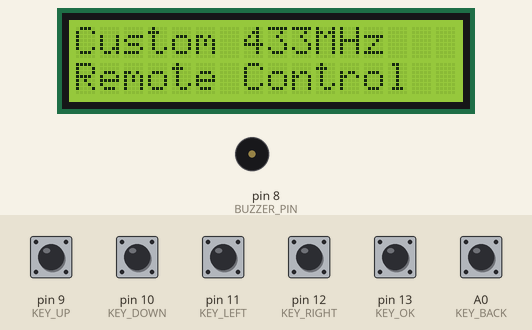
Bench run of a sketch on a simulated Arduino Uno, built with avr-gcc and run on an emulated ATmega328P. Shown: 16×2 character LCD, buzzer (waves = sounding). Inputs (shaded band) come from the test bench; at power-on: A0 (KEY_BACK), pin 9 (KEY_UP), pin 10 (KEY_DOWN), pin 11 (KEY_LEFT), pin 12 (KEY_RIGHT), pin 13 (KEY_OK) HIGH. What the sketch prints to the serial monitor is not drawn.

Above: at 0.1 s.
3.8 s: pin 13 (KEY_OK) pulled LOW for 0.2 s
At 5.1 s:
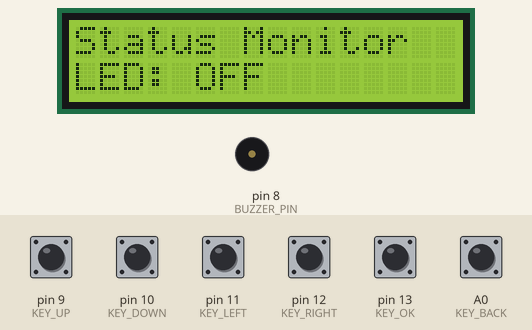
7.0 s: A0 (KEY_BACK) pulled LOW for 1 s
At 8.0 s:
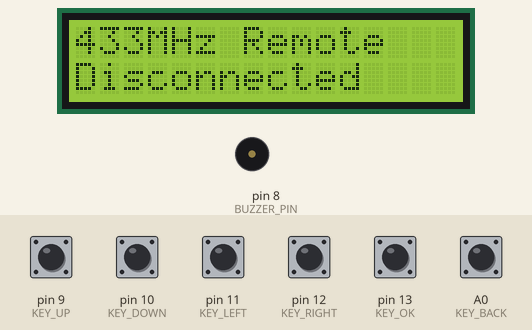
11.0 s: pin 13 (KEY_OK) pulled LOW for 1 s
At 11.22 s:
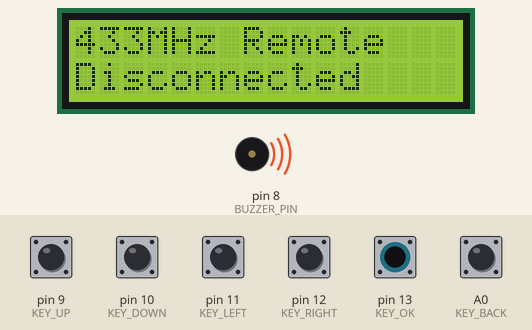
15.0 s: pin 10 (KEY_DOWN) pulled LOW for 0.2 s
At 16.0 s:
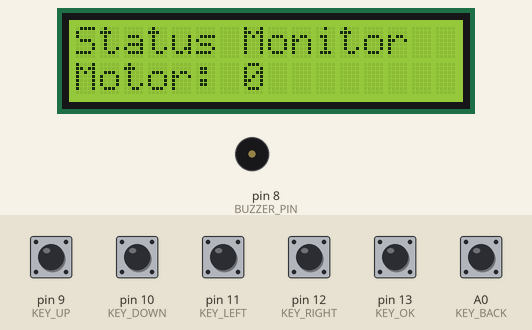
16.9 s: pin 10 (KEY_DOWN) pulled LOW for 1 s
At 19.1 s:
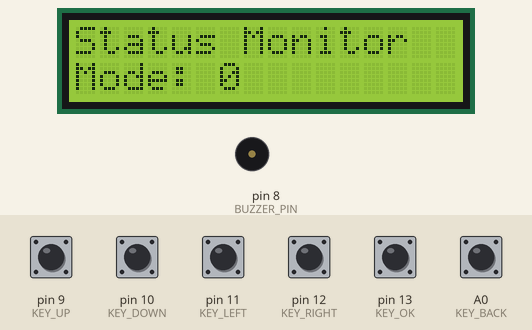
19.6 s: pin 9 (KEY_UP) pulled LOW for 0.2 s
At 21.3 s:
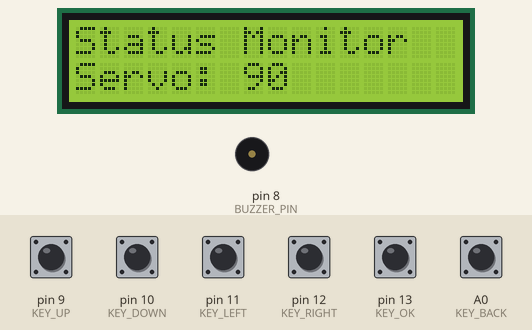
Timing chart, 0 to 22.3 s (numbered marks = the images above; inputs shaded):
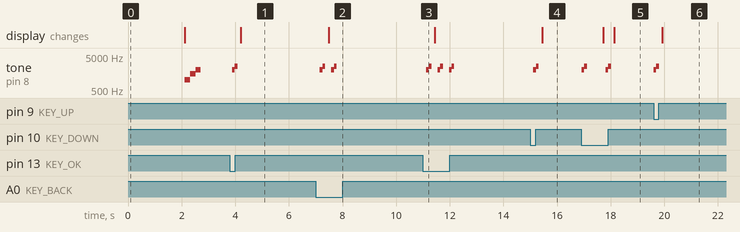

The sketch:

CustomRemoteController.ino
```cpp
/*
 * 自定义433MHz遥控器端程序
 * 带液晶显示的双向通信遥控器
 */

#include <RCSwitch.h>
#include <LiquidCrystal_I2C.h>
#include <Wire.h>

// 硬件定义
#define BUZZER_PIN 8

// 433MHz一体模块引脚
#define TX_EN_PIN 7    // 发射使能引脚
#define RX_EN_PIN 4    // 接收使能引脚
#define DATA_PIN 2     // 数据引脚

// 按键引脚
#define KEY_UP 9       // 上按键
#define KEY_DOWN 10    // 下按键
#define KEY_LEFT 11    // 左按键
#define KEY_RIGHT 12   // 右按键
#define KEY_OK 13      // 确认按键
#define KEY_BACK A0    // 返回按键

// 无线通信
RCSwitch mySwitch = RCSwitch();

// LCD显示屏 (I2C地址0x27, 16x2字符)
LiquidCrystal_I2C lcd(0x27, 16, 2);

// 设备配置
#define REMOTE_ID 1    // 遥控器ID
#define DEVICE_ID 2    // 设备ID

// 通信协议
#define CMD_LED_ON     0x01
#define CMD_LED_OFF    0x02
#define CMD_MOTOR_FWD  0x03
#define CMD_MOTOR_BWD  0x04
#define CMD_MOTOR_STOP 0x05
#define CMD_SERVO_LEFT 0x06
#define CMD_SERVO_RIGHT 0x07
#define CMD_STATUS_REQ 0x08
#define CMD_STATUS_RESP 0x09
#define CMD_HEARTBEAT  0x0A
#define CMD_EMERGENCY  0x0B
#define CMD_SPEED_SET  0x0C
#define CMD_ANGLE_SET  0x0D
#define CMD_MODE_SET   0x0E
#define CMD_DATA_REQ   0x0F
#define CMD_DATA_RESP  0x10

// 显示状态
int currentScreen = 0;  // 0=主界面, 1=状态, 2=设置, 3=数据, 4=系统
int selectedItem = 0;
int menuDepth = 0;

// 设备状态
bool deviceConnected = false;
bool ledState = false;
bool motorRunning = false;
bool motorDirection = true;
int motorSpeed = 0;
int servoAngle = 90;
int workMode = 0;
int batteryLevel = 100;
int signalStrength = 100;
float temperature = 25.0;
unsigned long workTime = 0;
unsigned long lastStatusUpdate = 0;
unsigned long lastHeartbeat = 0;

// 设置参数
int targetSpeed = 150;
int targetAngle = 90;
int targetMode = 0;

// 菜单项
const char* mainMenu[] = {
  "状态监控", "参数设置", "数据查看", "系统信息"
};

const char* statusMenu[] = {
  "设备状态", "运行参数", "系统信息", "返回"
};

const char* settingsMenu[] = {
  "速度设置", "角度设置", "模式设置", "返回"
};

const char* dataMenu[] = {
  "温度数据", "电量数据", "工作时间", "返回"
};

void setup() {
  Serial.begin(9600);

  // 初始化433MHz一体模块
  pinMode(TX_EN_PIN, OUTPUT);
  pinMode(RX_EN_PIN, OUTPUT);
  setReceiveMode();

  // 初始化无线通信
  mySwitch.enableReceive(digitalPinToInterrupt(DATA_PIN));

  // 初始化按键
  pinMode(KEY_UP, INPUT_PULLUP);
  pinMode(KEY_DOWN, INPUT_PULLUP);
  pinMode(KEY_LEFT, INPUT_PULLUP);
  pinMode(KEY_RIGHT, INPUT_PULLUP);
  pinMode(KEY_OK, INPUT_PULLUP);
  pinMode(KEY_BACK, INPUT_PULLUP);

  // 初始化蜂鸣器
  pinMode(BUZZER_PIN, OUTPUT);

  // 初始化LCD
  Wire.begin();
  lcd.init();
  lcd.backlight();
  lcd.clear();

  // 显示启动信息
  lcd.setCursor(0, 0);
  lcd.print("Custom 433MHz");
  lcd.setCursor(0, 1);
  lcd.print("Remote Control");

  Serial.println("=== 自定义433MHz遥控器启动 ===");
  Serial.println("等待设备连接...");

  delay(2000);

  // 显示主界面
  showMainScreen();

  // 启动提示音
  playStartupSound();
}

void loop() {
  // 检查按键输入
  checkButtons();

  // 检查接收到的信号
  if (mySwitch.available()) {
    long value = mySwitch.getReceivedValue();
    processReceivedData(value);
    mySwitch.resetAvailable();
  }

  // 定期请求状态
  if (millis() - lastStatusUpdate > 3000) {
    requestStatus();
    lastStatusUpdate = millis();
  }

  // 定期发送心跳
  if (millis() - lastHeartbeat > 10000) {
    sendHeartbeat();
    lastHeartbeat = millis();
  }

  // 更新显示
  updateDisplay();

  delay(100);
}

void checkButtons() {
  // 上按键
  if (digitalRead(KEY_UP) == LOW) {
    handleUpButton();
    delay(200);
  }

  // 下按键
  if (digitalRead(KEY_DOWN) == LOW) {
    handleDownButton();
    delay(200);
  }

  // 左按键
  if (digitalRead(KEY_LEFT) == LOW) {
    handleLeftButton();
    delay(200);
  }

  // 右按键
  if (digitalRead(KEY_RIGHT) == LOW) {
    handleRightButton();
    delay(200);
  }

  // 确认按键
  if (digitalRead(KEY_OK) == LOW) {
    handleOkButton();
    delay(200);
  }

  // 返回按键
  if (digitalRead(KEY_BACK) == LOW) {
    handleBackButton();
    delay(200);
  }
}

void handleUpButton() {
  if (currentScreen == 0) {
    // 主界面：发送前进命令
    sendCommand(CMD_MOTOR_FWD, 0);
  } else if (currentScreen == 2) {
    // 设置界面：增加选中项的值
    adjustSetting(1);
  } else {
    // 菜单界面：上一项
    selectedItem = max(0, selectedItem - 1);
  }
  playSuccessSound();
}

void handleDownButton() {
  if (currentScreen == 0) {
    // 主界面：发送后退命令
    sendCommand(CMD_MOTOR_BWD, 0);
  } else if (currentScreen == 2) {
    // 设置界面：减少选中项的值
    adjustSetting(-1);
  } else {
    // 菜单界面：下一项
    int maxItems = getMaxMenuItems();
    selectedItem = min(maxItems - 1, selectedItem + 1);
  }
  playSuccessSound();
}

void handleLeftButton() {
  if (currentScreen == 0) {
    // 主界面：发送左转命令
    sendCommand(CMD_SERVO_LEFT, 0);
  } else if (currentScreen == 2) {
    // 设置界面：上一项
    selectedItem = max(0, selectedItem - 1);
  }
  playSuccessSound();
}

void handleRightButton() {
  if (currentScreen == 0) {
    // 主界面：发送右转命令
    sendCommand(CMD_SERVO_RIGHT, 0);
  } else if (currentScreen == 2) {
    // 设置界面：下一项
    int maxItems = getMaxMenuItems();
    selectedItem = min(maxItems - 1, selectedItem + 1);
  }
  playSuccessSound();
}

void handleOkButton() {
  if (currentScreen == 0) {
    // 主界面：进入菜单
    currentScreen = 1;
    selectedItem = 0;
  } else if (currentScreen == 1) {
    // 状态菜单：进入子菜单
    switch (selectedItem) {
      case 0: currentScreen = 1; break; // 设备状态
      case 1: currentScreen = 2; break; // 运行参数
      case 2: currentScreen = 4; break; // 系统信息
      case 3: currentScreen = 0; break; // 返回
    }
    selectedItem = 0;
  } else if (currentScreen == 2) {
    // 设置界面：确认设置
    applySettings();
  }
  playSuccessSound();
}

void handleBackButton() {
  if (currentScreen > 0) {
    currentScreen--;
    selectedItem = 0;
  }
  playSuccessSound();
}

int getMaxMenuItems() {
  switch (currentScreen) {
    case 1: return 4; // 状态菜单
    case 2: return 4; // 设置菜单
    case 3: return 4; // 数据菜单
    default: return 4;
  }
}

void adjustSetting(int delta) {
  switch (selectedItem) {
    case 0: // 速度设置
      targetSpeed = constrain(targetSpeed + delta * 10, 0, 255);
      break;
    case 1: // 角度设置
      targetAngle = constrain(targetAngle + delta * 5, 0, 180);
      break;
    case 2: // 模式设置
      targetMode = (targetMode + delta + 3) % 3;
      break;
  }
}

void applySettings() {
  // 发送设置命令
  sendCommand(CMD_SPEED_SET, targetSpeed);
  sendCommand(CMD_ANGLE_SET, targetAngle);
  sendCommand(CMD_MODE_SET, targetMode);
}

void sendCommand(int command, int data) {
  setTransmitMode();
  delay(10);

  long packet = buildPacket(REMOTE_ID, command, data);
  mySwitch.send(packet, 24);

  Serial.print("发送命令: ");
  Serial.print(command);
  Serial.print(" 数据: ");
  Serial.println(data);

  setReceiveMode();
  delay(10);
}

void requestStatus() {
  sendCommand(CMD_STATUS_REQ, 0);
}

void sendHeartbeat() {
  sendCommand(CMD_HEARTBEAT, REMOTE_ID);
}

void processReceivedData(long value) {
  int senderId = (value >> 16) & 0xFF;
  int command = (value >> 8) & 0xFF;
  int data = value & 0xFF;

  Serial.print("来自设备 ");
  Serial.print(senderId);
  Serial.print(" 命令: ");
  Serial.print(command);
  Serial.print(" 数据: ");
  Serial.println(data);

  switch (command) {
    case CMD_STATUS_RESP:
      updateDeviceStatus(data);
      deviceConnected = true;
      break;
    case CMD_DATA_RESP:
      updateDeviceData(data);
      break;
    case CMD_HEARTBEAT:
      deviceConnected = true;
      break;
  }
}

void updateDeviceStatus(int status) {
  ledState = (status & 0x01) != 0;
  motorRunning = (status & 0x02) != 0;
  motorDirection = (status & 0x04) != 0;
  // 更新其他状态信息
}

void updateDeviceData(int data) {
  // 更新设备数据
  temperature = data * 0.5; // 示例：数据转换为温度
}

long buildPacket(int deviceId, int command, int data) {
  return ((long)deviceId << 16) | ((long)command << 8) | data;
}

void setTransmitMode() {
  digitalWrite(TX_EN_PIN, HIGH);
  digitalWrite(RX_EN_PIN, LOW);
  mySwitch.disableReceive();
}

void setReceiveMode() {
  digitalWrite(TX_EN_PIN, LOW);
  digitalWrite(RX_EN_PIN, HIGH);
  mySwitch.enableReceive(digitalPinToInterrupt(DATA_PIN));
}

// 显示函数
void showMainScreen() {
  lcd.clear();
  lcd.setCursor(0, 0);
  lcd.print("433MHz Remote");
  lcd.setCursor(0, 1);
  if (deviceConnected) {
    lcd.print("Connected");
  } else {
    lcd.print("Disconnected");
  }
}

void updateDisplay() {
  switch (currentScreen) {
    case 0:
      showMainScreen();
      break;
    case 1:
      showStatusScreen();
      break;
    case 2:
      showSettingsScreen();
      break;
    case 3:
      showDataScreen();
      break;
    case 4:
      showSystemScreen();
      break;
  }
}

void showStatusScreen() {
  lcd.clear();
  lcd.setCursor(0, 0);
  lcd.print("Status Monitor");
  lcd.setCursor(0, 1);

  switch (selectedItem) {
    case 0:
      lcd.print("LED: ");
      lcd.print(ledState ? "ON " : "OFF");
      break;
    case 1:
      lcd.print("Motor: ");
      lcd.print(motorSpeed);
      break;
    case 2:
      lcd.print("Servo: ");
      lcd.print(servoAngle);
      break;
    case 3:
      lcd.print("Mode: ");
      lcd.print(workMode);
      break;
  }
}

void showSettingsScreen() {
  lcd.clear();
  lcd.setCursor(0, 0);
  lcd.print("Settings");
  lcd.setCursor(0, 1);

  switch (selectedItem) {
    case 0:
      lcd.print("Speed: ");
      lcd.print(targetSpeed);
      break;
    case 1:
      lcd.print("Angle: ");
      lcd.print(targetAngle);
      break;
    case 2:
      lcd.print("Mode: ");
      lcd.print(targetMode);
      break;
    case 3:
      lcd.print("Back");
      break;
  }
}

void showDataScreen() {
  lcd.clear();
  lcd.setCursor(0, 0);
  lcd.print("Data Monitor");
  lcd.setCursor(0, 1);
  lcd.print("Temp: ");
  lcd.print(temperature, 1);
  lcd.print("C");
}

void showSystemScreen() {
  lcd.clear();
  lcd.setCursor(0, 0);
  lcd.print("System Info");
  lcd.setCursor(0, 1);
  lcd.print("Batt: ");
  lcd.print(batteryLevel);
  lcd.print("%");
}

// 音效函数
void playStartupSound() {
  tone(BUZZER_PIN, 1000, 200);
  delay(200);
  tone(BUZZER_PIN, 1500, 200);
  delay(200);
  tone(BUZZER_PIN, 2000, 200);
}

void playSuccessSound() {
  tone(BUZZER_PIN, 2000, 100);
  delay(100);
  tone(BUZZER_PIN, 2500, 100);
}

void playErrorSound() {
  tone(BUZZER_PIN, 500, 300);
  delay(100);
  tone(BUZZER_PIN, 500, 300);
} 
```

Measured:
- after the input at 3.8 s, tone on pin 8 (BUZZER_PIN): silent → 2000 Hz after 0.09 s, → 2500 Hz 0.10 s later, → silent 0.10 s later; the display: changes after 0.41 s (image 1)
- after the input at 7.0 s, tone on pin 8 (BUZZER_PIN): plays 2000 Hz for 0.10 s, 2500 Hz for 0.10 s, 2000 Hz for 0.10 s, 2500 Hz for 0.10 s, starting after 0.16 s; the display: changes after 0.48 s (image 2)
- after the input at 11.0 s, tone on pin 8 (BUZZER_PIN): silent → 2000 Hz after 0.12 s, then repeats every 0.43 s: 2500 Hz 0.10 s, silent 0.22 s, 2000 Hz 0.10 s, until it stays silent from 12.2 s
- after the input at 15.0 s, tone on pin 8 (BUZZER_PIN): silent → 2000 Hz after 0.12 s, → 2500 Hz 0.10 s later, → silent 0.10 s later; the display: changes after 0.44 s (image 4)
- after the input at 16.9 s, tone on pin 8 (BUZZER_PIN): plays 2000 Hz for 0.10 s, 2500 Hz for 0.10 s, 2000 Hz for 0.10 s, 2500 Hz for 0.10 s, starting at once; the display: first changes after 0.81 s (image 5 shows a later state)
- after the input at 19.6 s, tone on pin 8 (BUZZER_PIN): silent → 2000 Hz at once, → 2500 Hz 0.10 s later, → silent 0.10 s later; the display: changes after 0.33 s (image 6)
